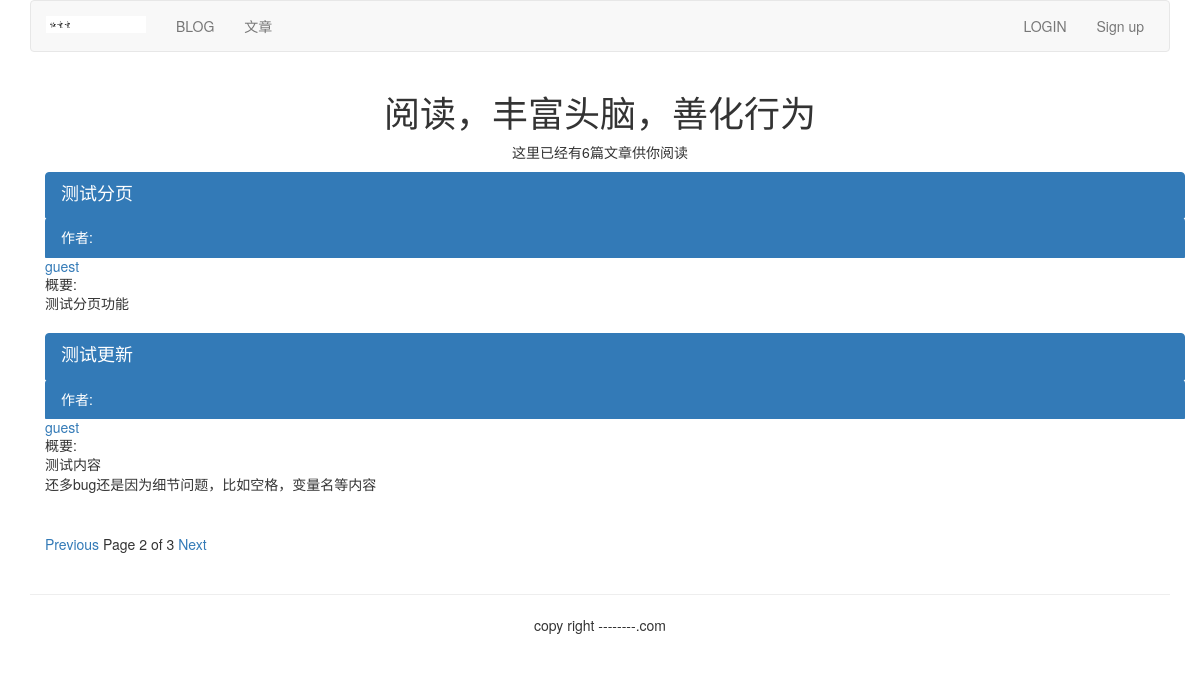
Screenshot of /article/list-article-title/?page=2 with the database file from the repository.
### article/models.py (models this page shows, shortened)
class ArticlePost(models.Model):
    author = models.ForeignKey(User, related_name='article', on_delete=models.CASCADE)
    title = models.CharField(max_length=200)
    slug = models.SlugField(max_length=500)
    column = models.ForeignKey(ArticleColumn, related_name='article_column', on_delete=models.CASCADE)
    body = models.TextField()
    created = models.DateTimeField(default=timezone.now)
    updated = models.DateTimeField(auto_now=True)
    users_like = models.ManyToManyField(User, related_name="articles_like", blank=True)
    class Meta:
        ordering = ('-updated',)
        index_together = (('id', 'slug'),)
    def get_url_path(self):
        return reverse("article:list_article_detail", args=[self.id, self.slug])

### article/list_views.py (the view)
# urls.py: url(r'^list-article-titles/(?P<username>[-\w]+)/$', list_views.article_titles, name="author_articles"),
def article_titles(request, username=None):
    if username:
        user = User.objects.get(username=username)
        articles_title = ArticlePost.objects.filter(author=user)
        try:
            userinfo = user.userinfo
        except:
            userinfo = None
    else:
        articles_title = ArticlePost.objects.all()
    paginator = Paginator(articles_title, 2)
    page = request.GET.get('page')
    try:
        current_page = paginator.page(page)
        articles = current_page.object_list
    except PageNotAnInteger:
        current_page = paginator.page(1)
        articles = current_page.object_list
    except EmptyPage:
        current_page = paginator.page(paginator.num_pages)
        articles = current_page.object_list
    if username:
        return render(request, "article/list/author_articles.html", {"articles": articles,
                                                                "page": current_page,
                                                                "userinfo": userinfo,
                                                                "user": user})
    else:
        return render(request, "article/list/article_titles.html", {"articles": articles,
                                                                "page": current_page})

### article/templatetags/article_tags.py (called while the page is built)
@register.simple_tag
def total_articles():
    return ArticlePost.objects.count()

### templates/article/list/article_titles.html (shortened to what this page needs)
{% extends 'base.html' %}
{% load article_tags %}
{% block content %}
<div class="row text-center vertical-middle-sm">
    <h1>阅读，丰富头脑，善化行为</h1>
    <p>这里已经有{% total_articles %}篇文章供你阅读</p>
</div>
<div class="container">
    {% for article in articles %}
     <div class="list-group">
        <a href="{{ article.get_url_path }}" class="list-group-item active">
            <h4 class="list-group-item-heading">{{ article.title }}</h4>
            <p class="list-group-item-text">作者:
                <a href="{% url "article:author_articles" article.author.username %}">
                    {{ article.author.username }}
                </a></p>
            <p class="list-group-item-text">概要:{{ article.body|slice:'70'|linebreaks }}</p>
        </a>
     </div>
    {% endfor %}
{% include 'paginator.html' %}
</div>
{% endblock %}

### rows the page displays
ArticlePost: title "测试分页", author.username "guest", body "测试分页功能"
ArticlePost: title "测试更新", author.username "guest", body "测试内容 还多bug还是因为细节问题，比如空格，变量名等内容"

### other values shown
{{ page.number }} "2"
{{ page.paginator.num_pages }} "3"
